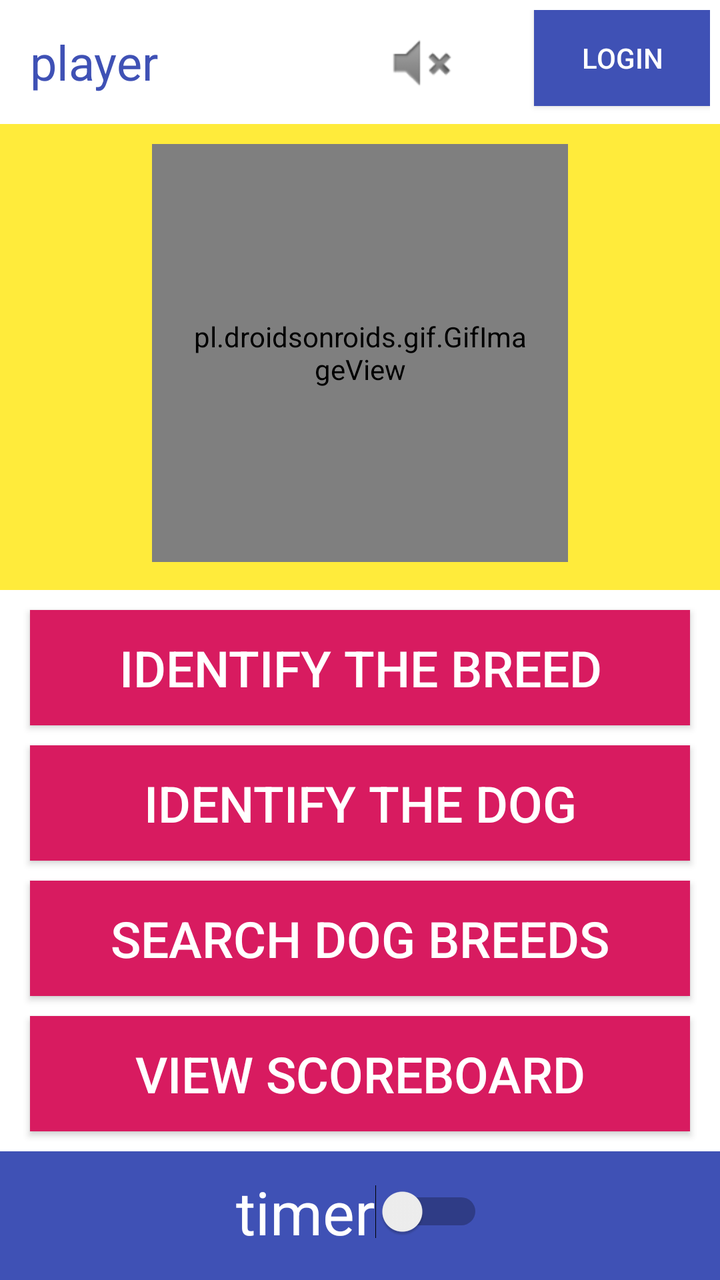
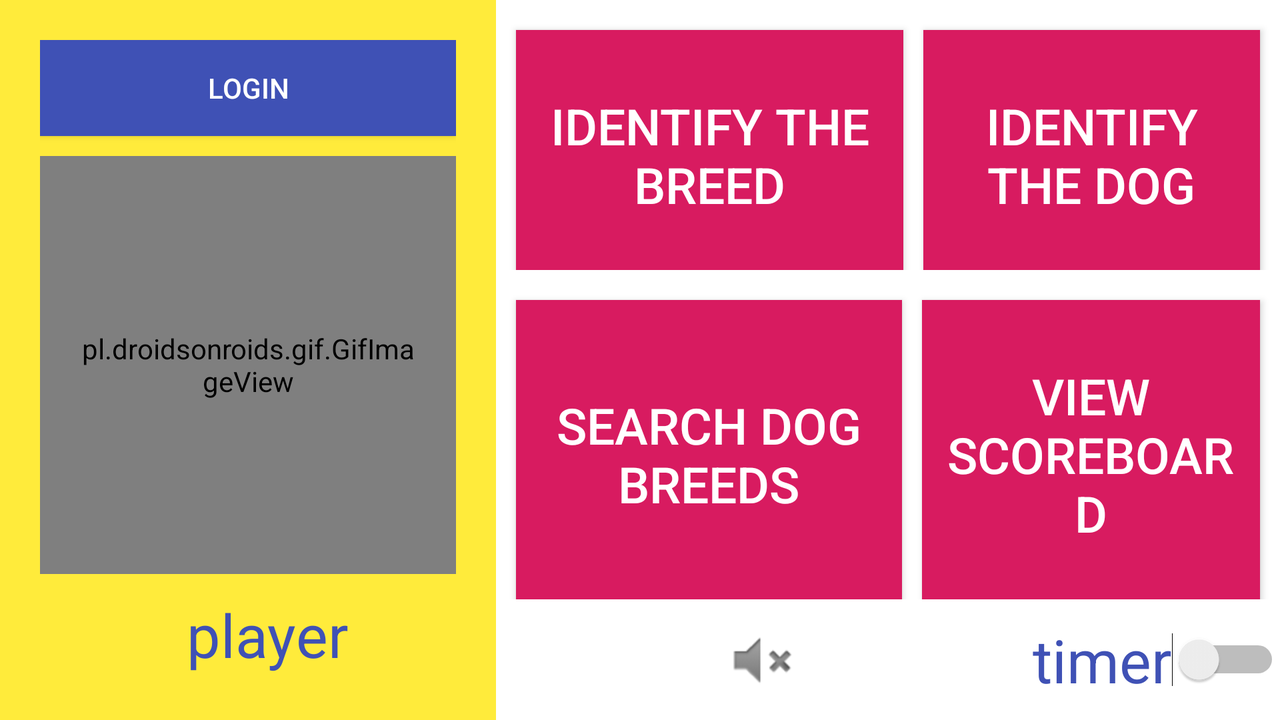

Two renders of one Android screen. The first uses the default layout on a phone; the second uses the alternative layout the repository ships for a different screen configuration, on a matching device. The two XML files are below.
<!-- AndroidManifest.xml: application theme AppTheme.NoActionBar -->
<!-- res/layout/activity_main.xml -->
<?xml version="1.0" encoding="utf-8"?>

<LinearLayout xmlns:android="http://schemas.android.com/apk/res/android"
    xmlns:app="http://schemas.android.com/apk/res-auto"
    xmlns:tools="http://schemas.android.com/tools"
    android:layout_width="match_parent"
    android:orientation="vertical"
    android:background="@color/white"

    android:layout_height="match_parent"
    tools:context=".MainActivity">

    <LinearLayout
        android:layout_width="match_parent"
        android:layout_height="wrap_content"
        android:orientation="horizontal"
        android:layout_weight="1"
        android:background="@color/white"
        android:padding="5dp">



        <TextView
            android:id="@+id/game_Topic"
            android:layout_width="wrap_content"
            android:layout_weight="1"
            android:layout_height="wrap_content"
            android:text="player"
            android:textColor="@color/blue"
            android:layout_gravity="center"
            android:gravity="start"
            android:layout_marginStart="10dp"
            android:layout_marginLeft="10dp"
            android:textSize="24sp"

             />
        <ImageView
            android:layout_marginTop="10dp"
            android:id="@+id/imageView"
            android:layout_width="wrap_content"
            android:layout_height="wrap_content"
            android:background="@color/white"
            android:clickable="true"
            android:onClick="playPause"
            android:layout_weight="1"
            app:srcCompat="@android:drawable/ic_lock_silent_mode" />




        <Button
            android:id="@+id/btn_loginSignup"
            android:layout_width="wrap_content"
            android:layout_height="wrap_content"
            android:text="login"
            android:textColor="@color/white"
            android:shadowColor="@color/white"
            android:background="@color/blue"
            android:layout_weight="0"
            android:layout_gravity="center_horizontal"
            android:gravity="center"
            tools:layout_editor_absoluteX="48dp"
            tools:layout_editor_absoluteY="16dp" />


    </LinearLayout>
    <LinearLayout
        android:layout_width="match_parent"
        android:layout_height="wrap_content"
        android:orientation="vertical"
        android:layout_weight="1"

        android:background="@color/yellow">

        <pl.droidsonroids.gif.GifImageView
            android:layout_width="208dp"
            android:layout_height="209dp"
            android:layout_marginTop="10dp"
            android:layout_gravity="center"
            android:padding="20dp"
            android:layout_marginBottom="10dp"

            android:src="@drawable/transparentdoggy"
            android:background="@drawable/image_border_intro"
            />


    </LinearLayout>


    <Button
        android:layout_weight="1"
        android:layout_marginTop="10dp"
        android:id="@+id/button_breed"
        android:layout_width="match_parent"
        android:layout_marginStart="15dp"
        android:layout_marginLeft="15dp"
        android:layout_marginRight="15dp"
        android:layout_marginEnd="15dp"
        android:layout_height="wrap_content"
        android:onClick="openGuessTheBreed"
        android:text="@string/guess_the_breed"
        android:layout_gravity="center"
        android:background="@color/colorAccent"
        android:textColor="@color/white"
        android:padding="10dp"
        android:textSize="25sp"
         />



    <Button
        android:layout_weight="1"
        android:id="@+id/button_dog"
        android:layout_width="match_parent"
        android:layout_marginStart="15dp"
        android:layout_marginLeft="15dp"
        android:layout_marginRight="15dp"
        android:layout_marginEnd="15dp"
        android:layout_height="wrap_content"
        android:onClick="openGuessTheDog"
        android:text="@string/guess_the_dog"
        android:layout_marginTop="10dp"
        android:layout_gravity="center"
        android:padding="10dp"
        android:textSize="25sp"
        android:background="@color/colorAccent"
        android:textColor="@color/white"
        />

    <Button
        android:layout_weight="1"
        android:id="@+id/button3"
        android:layout_width="match_parent"
        android:layout_marginStart="15dp"
        android:layout_marginLeft="15dp"
        android:layout_marginRight="15dp"
        android:layout_marginEnd="15dp"
        android:layout_height="wrap_content"
        android:onClick="openSearchBreed"
        android:text="@string/search_breed"
        android:layout_marginTop="10dp"
        android:layout_gravity="center"
        android:padding="10dp"
        android:textSize="25sp"
        android:background="@color/colorAccent"
        android:textColor="@color/white"
        />
    <Button
        android:layout_weight="1"
        android:id="@+id/button_breed2"
        android:layout_width="match_parent"
        android:layout_marginStart="15dp"
        android:layout_marginLeft="15dp"
        android:layout_marginRight="15dp"
        android:layout_marginEnd="15dp"
        android:layout_height="wrap_content"
        android:onClick="openScoreBoard"
        android:text="View scoreboard"
        android:padding="10dp"
        android:textSize="25sp"
        android:layout_marginTop="10dp"
        android:layout_gravity="center"
        android:background="@color/colorAccent"
        android:textColor="@color/white"
        />
    <LinearLayout
        android:layout_weight="1"
        android:layout_width="match_parent"
        android:layout_height="wrap_content"
        android:orientation="vertical"
        android:layout_marginTop="10dp"
        android:background="@color/blue">

    <Switch
        android:id="@+id/switch_timer"
        android:layout_width="wrap_content"
        android:layout_height="wrap_content"
        android:scrollbarSize="60sp"
        android:text="timer"
        android:textColor="@color/white"
        android:layout_gravity="center"
        android:gravity="center_vertical"
        android:textSize="30sp"
        android:layout_marginTop="10dp"
        android:layout_marginBottom="10dp"
        />

    </LinearLayout>


</LinearLayout>
<!-- resources referenced by this layout -->
<resources>
  <color name="blue">#3F51B5</color>
  <color name="colorAccent">#D81B60</color>
  <color name="white">#FFFFFF</color>
  <color name="yellow">#FFEB3B</color>
  <string name="guess_the_breed">Identify the Breed</string>
  <string name="guess_the_dog">Identify the Dog</string>
  <string name="search_breed">Search Dog Breeds</string>
  <style name="AppTheme.NoActionBar">
          <item name="windowActionBar">false</item>
          <item name="windowNoTitle">true</item>
          <item name="android:spinnerDropDownItemStyle">@style/mySpinnerItemStyle</item>
  
      </style>
  <style name="mySpinnerItemStyle" parent="@style/Widget.AppCompat.DropDownItem.Spinner">
          <item name="android:textSize">50dp</item>
          <item name="android:textColor">@color/colorPrimary</item>
      </style>
  <color name="colorPrimary">#008577</color>
</resources>
<!-- res/layout-land/activity_main.xml (the repository's variant of the layout above) -->
<!-- drawn on the phone turned sideways -->
<?xml version="1.0" encoding="utf-8"?>
<LinearLayout xmlns:android="http://schemas.android.com/apk/res/android"
    xmlns:app="http://schemas.android.com/apk/res-auto"
    xmlns:tools="http://schemas.android.com/tools"
    android:layout_width="match_parent"
    android:orientation="horizontal"
    android:background="@color/white"

    android:layout_height="match_parent"
    tools:context=".MainActivity">

    <LinearLayout
        android:layout_width="wrap_content"
        android:layout_height="match_parent"
        android:orientation="vertical"
        android:background="@color/yellow"
        android:padding="20dp">

        <Button
            android:id="@+id/btn_loginSignup"
            android:layout_width="match_parent"
            android:layout_height="wrap_content"
            android:text="login"
            android:textColor="@color/white"
            android:shadowColor="@color/white"
            android:background="@color/blue"
            android:layout_gravity="center_horizontal"
            android:gravity="center"
             />

        <pl.droidsonroids.gif.GifImageView
            android:layout_width="208dp"
            android:layout_height="209dp"
            android:layout_marginTop="10dp"
            android:layout_gravity="center"
            android:padding="20dp"
            android:layout_marginBottom="10dp"
            android:src="@drawable/transparentdoggy"
            android:background="@drawable/image_border_intro"
            />



        <TextView
            android:id="@+id/game_Topic"
            android:layout_width="wrap_content"
            android:layout_weight="1"
            android:layout_height="wrap_content"
            android:text="player"
            android:textColor="@color/blue"
            android:layout_gravity="center"
            android:gravity="start"
            android:layout_marginStart="10dp"
            android:layout_marginLeft="10dp"
            android:textSize="30sp"

             />






    </LinearLayout>


    <LinearLayout
        android:layout_width="match_parent"
        android:layout_height="match_parent"
        android:orientation="vertical"
        android:layout_weight="1"

        android:background="@color/white">

        <LinearLayout
            android:layout_width="wrap_content"
            android:layout_height="wrap_content"
            android:layout_weight="1"
            android:orientation="horizontal">

            <Button
                android:layout_weight="1"
                android:layout_marginTop="10dp"
                android:id="@+id/button_breed"
                android:layout_width="match_parent"
                android:layout_height="match_parent"
                android:onClick="openGuessTheBreed"
                android:text="@string/guess_the_breed"
                android:layout_gravity="center"
                android:background="@color/colorAccent"
                android:textColor="@color/white"
                android:padding="10dp"
                android:layout_marginLeft="10dp"
                android:layout_marginEnd="5dp"
                android:layout_marginRight="5dp"
                android:layout_marginStart="10dp"
                android:textSize="25sp"
                />



            <Button
                android:layout_weight="1"
                android:id="@+id/button_dog"
                android:layout_width="match_parent"
                android:layout_marginStart="5dp"
                android:layout_marginLeft="5dp"
                android:layout_marginRight="10dp"
                android:layout_marginEnd="10dp"



                android:layout_height="match_parent"
                android:onClick="openGuessTheDog"
                android:text="@string/guess_the_dog"
                android:layout_marginTop="10dp"
                android:layout_gravity="center"
                android:padding="10dp"
                android:textSize="25sp"
                android:background="@color/colorAccent"
                android:textColor="@color/white"
                />


        </LinearLayout>

        <LinearLayout
            android:layout_width="wrap_content"
            android:layout_height="wrap_content"
            android:orientation="horizontal"
            android:layout_weight="1"
            android:background="@color/white"
            >



        <Button
            android:layout_weight="1"
            android:id="@+id/button3"
            android:layout_width="match_parent"
            android:layout_height="match_parent"
            android:onClick="openSearchBreed"
            android:text="@string/search_breed"
            android:padding="10dp"
            android:textSize="25sp"
            android:layout_marginTop="10dp"
            android:layout_marginLeft="10dp"
            android:layout_marginEnd="5dp"
            android:layout_marginRight="5dp"
            android:layout_marginStart="10dp"
            android:layout_gravity="center"
            android:background="@color/colorAccent"
            android:textColor="@color/white"
            />
        <Button
            android:layout_weight="1"
            android:id="@+id/button_breed2"
            android:layout_width="match_parent"
            android:layout_height="match_parent"
            android:onClick="openScoreBoard"
            android:text="View scoreboard"
            android:padding="10dp"
            android:textSize="25sp"
            android:layout_marginTop="10dp"
            android:layout_gravity="center"
            android:background="@color/colorAccent"
            android:textColor="@color/white"
            android:layout_marginStart="5dp"
            android:layout_marginLeft="5dp"
            android:layout_marginRight="10dp"
            android:layout_marginEnd="10dp"
            />

        </LinearLayout>

        <LinearLayout
            android:layout_width="match_parent"
            android:layout_height="wrap_content"
            android:orientation="horizontal">


        <ImageView
            android:layout_gravity="center"
            android:id="@+id/imageView"
            android:layout_width="wrap_content"
            android:layout_height="wrap_content"
            android:background="@color/white"
            android:layout_weight="1"
            android:clickable="true"

            android:onClick="playPause"
            app:srcCompat="@android:drawable/ic_lock_silent_mode" />


        <Switch
            android:id="@+id/switch_timer"
            android:layout_width="wrap_content"
            android:layout_height="wrap_content"
            android:scrollbarSize="60sp"
            android:text="timer"
            android:textColor="@color/blue"
            android:layout_gravity="center_vertical"
            android:textSize="30sp"
            android:layout_marginTop="10dp"
            android:layout_marginBottom="10dp"
            />

        </LinearLayout>







    </LinearLayout>






</LinearLayout>
